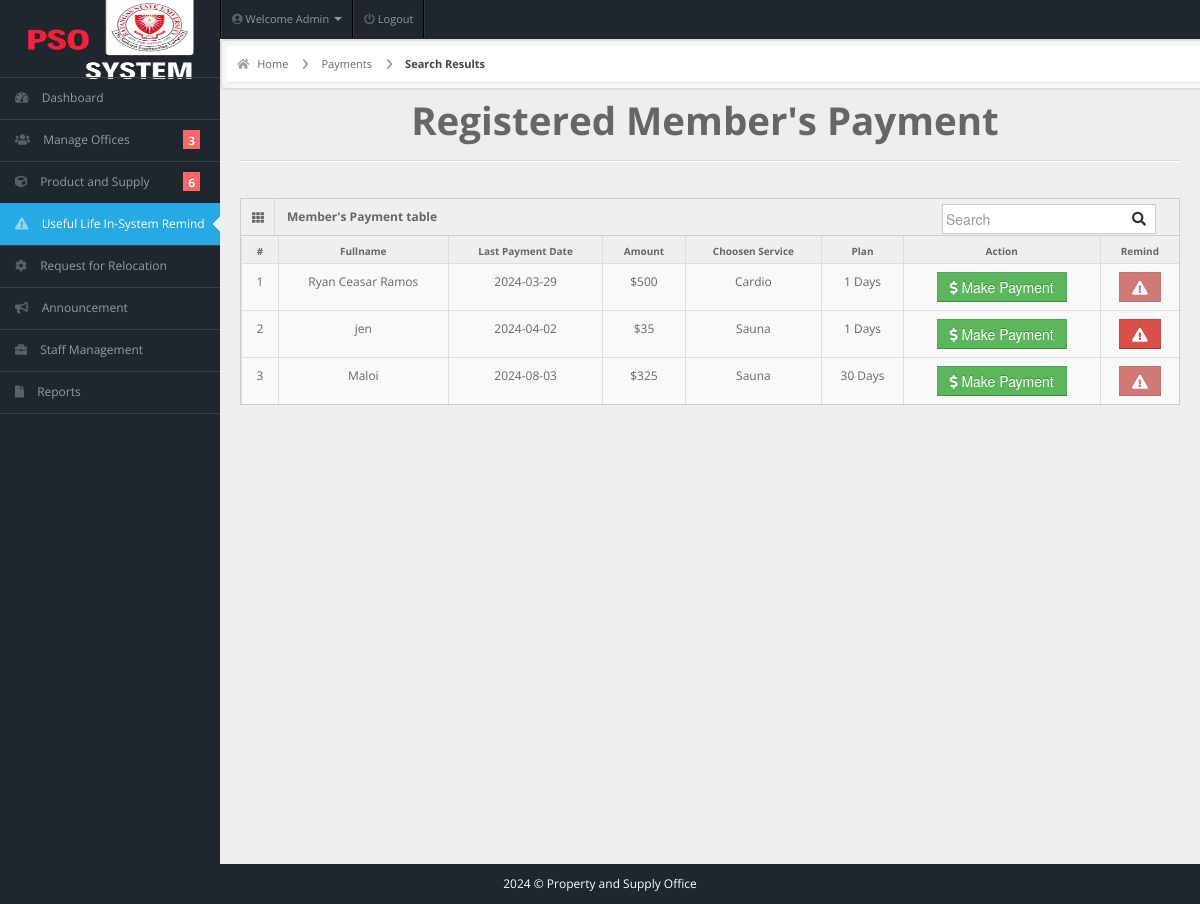
The page /admin/search-result.php (signed in) on the database its author committed.
### tables this page shows
CREATE TABLE IF NOT EXISTS `members` (
  `user_id` int NOT NULL AUTO_INCREMENT,
  `fullname` varchar(20) NOT NULL,
  `username` varchar(20) NOT NULL,
  `email` varchar(255) NOT NULL,
  `password` varchar(100) NOT NULL,
  `gender` varchar(20) NOT NULL,
  `dor` date NOT NULL,
  `profile_picture` varchar(255) DEFAULT NULL,
  `reminder` int NOT NULL DEFAULT '0',
  `services` varchar(50) NOT NULL,
  `amount` int NOT NULL,
  `paid_date` date NOT NULL,
  `p_year` int NOT NULL,
  `plan` varchar(100) NOT NULL,
  `address` varchar(20) NOT NULL,
  `contact` varchar(10) NOT NULL,
  `status` varchar(20) NOT NULL DEFAULT 'Active',
  `attendance_count` int NOT NULL,
  `ini_weight` int NOT NULL DEFAULT '0',
  `curr_weight` int NOT NULL DEFAULT '0',
  `ini_bodytype` varchar(50) NOT NULL,
  `curr_bodytype` varchar(50) NOT NULL,
  `progress_date` date NOT NULL,
  PRIMARY KEY (`user_id`)
);

### admin/search-result.php (the view, shortened to what this page needs)
<!DOCTYPE html>
<html lang="en">
<head>
  <link rel="stylesheet" href="../css/bootstrap.min.css" />
  <link rel="stylesheet" href="../css/bootstrap-responsive.min.css" />
  <link rel="stylesheet" href="../css/matrix-style.css" />
  <link rel="stylesheet" href="../css/matrix-media.css" />
  <link href="../font-awesome/css/fontawesome.css" rel="stylesheet" />
  <link href="../font-awesome/css/all.css" rel="stylesheet" />
</head>
<body>
  <?php include 'includes/topheader.php' ?>
  <?php $page = 'payment';
  include 'includes/sidebar.php' ?>
  <div id="content">
    <div id="content-header">
      <div id="breadcrumb"> <a href="index.php" title="Go to Home" class="tip-bottom"><i class="fas fa-home"></i> Home</a>
        <a href="payment.php">Payments</a>
        <a href="#" class="current">Search Results</a>
      </div>
    </div>
    <div class="container-fluid">
      <h1 class="text-center">Registered Member's Payment <i class="fas fa-group"></i></h1>
      <hr>
      <div class="row-fluid">
        <div class="span12">
          <div class='widget-box'>
            <div class='widget-title'> <span class='icon'> <i class='fas fa-th'></i> </span>
              <h5>Member's Payment table</h5>
              <form id="custom-search-form" role="search" method="POST" action="search-result.php" class="form-search form-horizontal pull-right">
                <div class="input-append span12">
                  <input type="text" class="search-query" placeholder="Search" name="search" required>
                  <button type="submit" class="btn"><i class="fas fa-search"></i></button>
                </div>
              </form>
            </div>
            <div class='widget-content nopadding'>
              <?php
              include "dbcon.php";
              $search = $_POST['search'];
              $qry = "select * from members where fullname like '%$search%' or username like '%$search%'";
              $cnt = 1;
              $result = mysqli_query($con, $qry);
              if (mysqli_num_rows($result) == 0) {
                echo "<div class='error_ex'>
            <h1>403</h1>
            <h3>Opps, Results Not Found!!</h3>
            <p>It seems like there's no such record available in our database.</p>
            <a class='btn btn-danger btn-big'  href='payment.php'>Go Back</a> </div>'";
              } else {
                echo "<table class='table table-bordered table-hover'>
        <thead>
          <tr>
            <th>#</th>
            <th>Fullname</th>
            <th>Last Payment Date</th>
            <th>Amount</th>
            <th>Choosen Service</th>
            <th>Plan</th>
            <th>Action</th>
            <th>Remind</th>
          </tr>
        </thead>";
                while ($row = mysqli_fetch_array($result)) {
                  echo "<tbody>
                <td><div class='text-center'>" . $cnt . "</div></td>
                <td><div class='text-center'>" . $row['fullname'] . "</div></td>
                <td><div class='text-center'>" . $row['paid_date'] . "</div></td>
                <td><div class='text-center'>$" . $row['amount'] . "</div></td>
                <td><div class='text-center'>" . $row['services'] . "</div></td>
                <td><div class='text-center'>" . $row['plan'] . " Days</div></td>
                <td><div class='text-center'><a href='user-payment.php?id=" . $row['user_id'] . "'><button class='btn btn-success btn'><i class='fas fa-dollar-sign'></i> Make Payment</button></a></div></td>
                <td><div class='text-center'><button class='btn btn-danger' " . ($row['reminder'] == 1 ? "disabled" : "") . " onclick='sendReminder({$row['user_id']})'><i class='fas fa-exclamation-triangle'></i></button></div></td>
              </tbody>";
                  $cnt++;
                }
              }
              ?>
              </table>
            </div>
          </div>
        </div>
      </div>
    </div>
  </div>
  <?php
  include 'includes/footer.php';
  ?>
</body>
</html>

### css/matrix-style.css (style rules this page uses)
* { outline: none !important; -moz-outline: none !important; }
html, body { height: 100%; }
body { overflow-x: hidden; margin-top: -10px; font-family: "Open Sans", sans-serif; font-size: 12px; color: #666; }
a { color: #666; }
select, textarea, input[type="text"], input[type="password"], input[type="datetime"], input[type="datetime-local"], input[type="date"], input[type="month"], input[type="time"], input[type="week"], input[type="number"], input[type="email"], input[type="url"], input[type="search"], input[type="tel"], input[type="color"], .uneditable-input, .label, .dropdown-menu, .btn, .well, .progress, .table-bordered, .btn-group > .btn:first-child, .btn-group > .btn:last-child, .btn-group > .btn:last-child, .btn-group > .dropdown-toggle, .alert { border-radius: 0px; }
.btn, textarea, input[type="text"], input[type="password"], input[type="datetime"], input[type="datetime-local"], input[type="date"], input[type="month"], input[type="time"], input[type="week"], input[type="number"], input[type="email"], input[type="url"], input[type="search"], input[type="tel"], input[type="color"], .uneditable-input { box-shadow: none; }
.progress, .progress-success .bar, .progress .bar-success, .progress-warning .bar, .progress .bar-warning, .progress-danger .bar, .progress .bar-danger, .progress-info .bar, .progress .bar-info, .btn, .btn-primary { background-image: none; }
hr { border-top-color: #dadada; }
#content { background: none repeat scroll 0 0 #eeeeee; margin-left: 220px; margin-right: 0; padding-bottom: 25px; position: relative; min-height: 100%; width: auto; }
#content-header { position: abslute; width: 100%; margin-top: -38px; z-index: 20; }
#breadcrumb { background-color: #fff; border-bottom: 1px solid #e3ebed; }
#breadcrumb a { padding: 8px 20px 8px 10px; display: inline-block; background-image: url("../img/breadcrumb.png"); background-position: center right; background-repeat: no-repeat; font-size: 11px; color: #666666; }
#breadcrumb a:last-child { background-image: none; }
#breadcrumb a.current { font-weight: bold; color: #444444; }
#breadcrumb a i { margin-right: 5px; opacity: 0.6; }
.widget-box { background: none repeat scroll 0 0 #f9f9f9; border-left: 1px solid #cdcdcd; border-top: 1px solid #cdcdcd; border-right: 1px solid #cdcdcd; clear: both; margin-top: 16px; margin-bottom: 16px; position: relative; }
.widget-title, .modal-header, .table th, div.dataTables_wrapper .ui-widget-header { background: #efefef; border-bottom: 1px solid #cdcdcd; height: 36px; }
.widget-title span.icon { padding: 9px 10px 7px 11px; float: left; border-right: 1px solid #dadada; }
.widget-title h5 { color: #666; float: left; font-size: 12px; font-weight: bold; padding: 12px; line-height: 12px; margin: 0; }
.widget-content { padding: 15px; border-bottom: 1px solid #cdcdcd; }
.table th { height: auto; font-size: 10px; padding: 5px 10px 2px; border-bottom: 0; text-align: center; color: #666666; }
.nopadding { padding: 0 !important; }
.nopadding .table { margin-bottom: 0; }
.nopadding .table-bordered { border: 0; }
form { margin-bottom: 0; }
.input-append .add-on:last-child, .input-append .btn:last-child { border-radius: 0px; padding: 6px 5px 2px; }
.input-prepend input, .input-append input, .input-prepend input[class*="span"], .input-append input[class*="span"] { width: none; }
.input-append input, .input-append select, .input-prepend span, .input-prepend input { border-radius: 0px !important; }

### css/matrix-media.css (style rules this page uses)
body { background:#2E363F; }

### admin/includes/topheader.php (style rules this page uses)
#content #content-header { border: 2px solid #ddd; padding: 5px; background-color: #f5f5f5; border-radius: 5px; }

### admin/includes/sidebar.php (style rules this page uses)
body { background-color: #1f262d; }

### admin/search-result.php (style rules this page uses)
#custom-search-form { margin: 0; margin-top: 5px; padding: 0; }
#custom-search-form .search-query { padding-right: 3px; padding-right: 4px \9; padding-left: 3px; padding-left: 4px \9; margin-bottom: 0; -webkit-border-radius: 3px; -moz-border-radius: 3px; border-radius: 3px; }
#custom-search-form button { border: 0; background: none; padding: 2px 5px; margin-top: 2px; position: relative; left: -28px; margin-bottom: 0; -webkit-border-radius: 3px; -moz-border-radius: 3px; border-radius: 3px; }

### rows shown on the page
members: fullname "Ryan Ceasar Ramos", paid_date "2024-03-29", amount "500", services "Cardio", plan "1"
members: fullname "jen", paid_date "2024-04-02", amount "35", services "Sauna", plan "1"
members: fullname "Maloi", paid_date "2024-08-03", amount "325", services "Sauna", plan "30"

### other values the page prints
$query->num_rows "3"
$query->num_rows "6"
